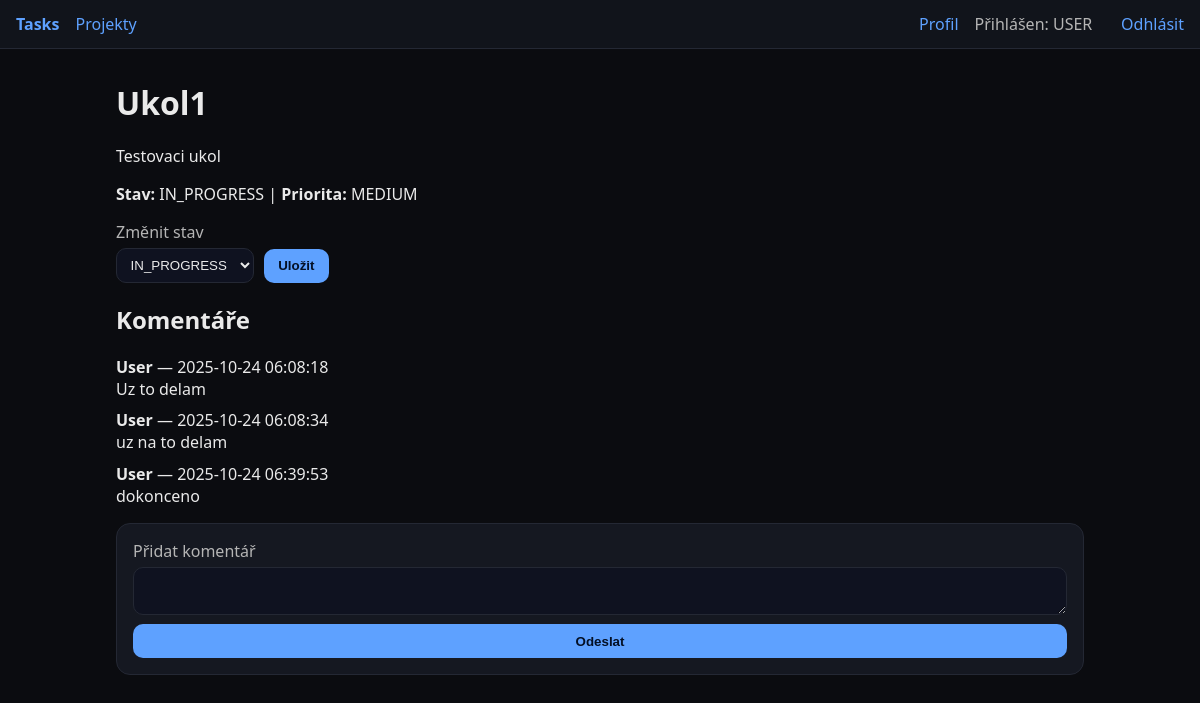
The app's page /tasks/1 (signed in) with its own data.
### app/models.py (models this page shows)
class Task(Base):
    __tablename__ = "tasks"
    id: Mapped[int] = mapped_column(Integer, primary_key=True)
    project_id: Mapped[int] = mapped_column(ForeignKey("projects.id"))
    assignee_id: Mapped[Optional[int]] = mapped_column(ForeignKey("users.id"), nullable=True)
    title: Mapped[str] = mapped_column(String)
    description: Mapped[str] = mapped_column(Text, default="")
    priority: Mapped[str] = mapped_column(String, default="MEDIUM")
    status: Mapped[str] = mapped_column(String, default="TODO")
    deadline: Mapped[Optional[date]] = mapped_column(Date, nullable=True)
    created_at: Mapped[datetime] = mapped_column(DateTime, default=func.now())
    updated_at: Mapped[datetime] = mapped_column(DateTime, default=func.now(), onupdate=func.now())
    project = relationship("Project", back_populates="tasks")
    assignee = relationship("User", back_populates="tasks")
    comments = relationship("Comment", back_populates="task", cascade="all, delete-orphan")

class Comment(Base):
    __tablename__ = "comments"
    id: Mapped[int] = mapped_column(Integer, primary_key=True)
    task_id: Mapped[int] = mapped_column(ForeignKey("tasks.id"))
    author_id: Mapped[int] = mapped_column(ForeignKey("users.id"))
    body: Mapped[str] = mapped_column(Text)
    created_at: Mapped[datetime] = mapped_column(DateTime, default=func.now())
    task = relationship("Task", back_populates="comments")
    author = relationship("User")

class User(Base):
    __tablename__ = "users"
    id: Mapped[int] = mapped_column(Integer, primary_key=True, index=True)
    email: Mapped[str] = mapped_column(String, unique=True, index=True)
    password_hash: Mapped[str] = mapped_column(String)
    full_name: Mapped[str] = mapped_column(String, default="")
    role: Mapped[str] = mapped_column(String, default="USER")
    created_at: Mapped[datetime] = mapped_column(DateTime, default=func.now())
    tasks = relationship("Task", back_populates="assignee")

### app/routers/tasks.py (the view)
@router.get("/{task_id}", response_class=HTMLResponse)
def task_detail(task_id: int, request: Request, db: Session = Depends(get_db), user: User = Depends(current_user)):
    task = db.get(Task, task_id)
    if not task:
        return RedirectResponse(url="/", status_code=303)
    return templates.TemplateResponse("tasks/detail.html", {"request": request, "task": task})

### templates/tasks/detail.html (shortened to what this page needs)
{% extends 'base.html' %}
{% block content %}
<h1>{{ task.title }}</h1>
<p>{{ task.description }}</p>
<p><strong>Stav:</strong> {{ task.status }} | <strong>Priorita:</strong> {{ task.priority }}</p>
<form method="post" action="/tasks/{{task.id}}/status" class="form inline">
  <label>Změnit stav
    <select name="status_value">
      <option {% if task.status=='IN_PROGRESS' %}selected{% endif %}>IN_PROGRESS</option>
    </select>
  </label>
  <button type="submit">Uložit</button>
</form>
<h2>Komentáře</h2>
<ul class="comments">
  {% for c in task.comments %}
    <li><strong>{{ c.author.full_name or c.author.email }}</strong> — {{ c.created_at }}<br>{{ c.body }}</li>
  {% else %}
    <li>Žádné komentáře</li>
  {% endfor %}
</ul>
<form method="post" action="/tasks/{{task.id}}/comment" class="form">
  <label>Přidat komentář <textarea name="body" required></textarea></label>
  <button type="submit">Odeslat</button>
</form>
{% endblock %}

### static/styles.css (style rules this page uses)
:root { --bg:#0b0c10; --card:#151821; --text:#eaeaea; --muted:#b5b5b5; --acc:#5ea1ff; }
* { box-sizing: border-box; }
body { margin:0; font-family: ui-sans-serif, system-ui, -apple-system, Segoe UI, Roboto, Arial; background:var(--bg); color:var(--text); }
.btn, button { background: var(--acc); color:#041025; border:0; padding:.6rem .9rem; border-radius:10px; cursor:pointer; font-weight:600; }
.form { display:flex; flex-direction: column; gap:.6rem; background: var(--card); border:1px solid #242834; padding:1rem; border-radius:14px; }
.form.inline { flex-direction: row; align-items: end; gap:.6rem; background: transparent; border: 0; padding: 0; }
label { display:flex; flex-direction: column; gap:.3rem; color: var(--muted); }
input, select, textarea { background:#0f1220; color: var(--text); border:1px solid #242834; border-radius:10px; padding:.5rem .6rem; }
.comments { list-style:none; padding:0; display:flex; flex-direction:column; gap:.6rem; }

### records on screen
Task: title "Ukol1", description "Testovaci ukol", status "IN_PROGRESS", priority "MEDIUM", status_value "IN_PROGRESS"
Comment: author "User", created_at "2025-10-24 06:08:18", body "Uz to delam"
Comment: author "User", created_at "2025-10-24 06:08:34", body "uz na to delam"
Comment: author "User", created_at "2025-10-24 06:39:53", body "dokonceno"

### other values on screen
{{ role or 'USER' }} "USER"
